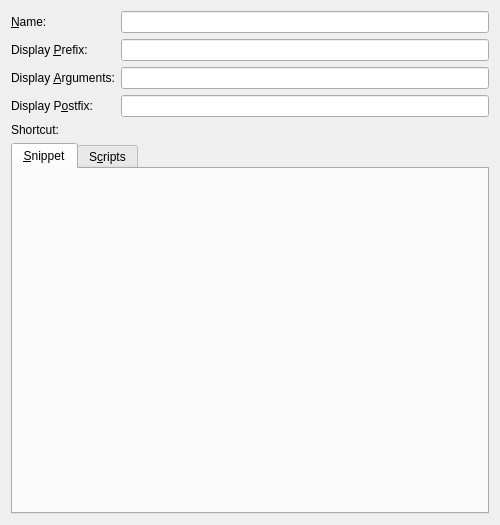
<?xml version="1.0" encoding="UTF-8"?>
<ui version="4.0">
 <class>EditSnippetBase</class>
 <widget class="QWidget" name="EditSnippetBase">
  <property name="geometry">
   <rect>
    <x>0</x>
    <y>0</y>
    <width>500</width>
    <height>525</height>
   </rect>
  </property>
  <property name="minimumSize">
   <size>
    <width>500</width>
    <height>0</height>
   </size>
  </property>
  <layout class="QVBoxLayout" name="verticalLayout">
   <item>
    <layout class="QFormLayout" name="formLayout">
     <property name="fieldGrowthPolicy">
      <enum>QFormLayout::ExpandingFieldsGrow</enum>
     </property>
     <item row="0" column="0">
      <widget class="QLabel" name="snippetName">
       <property name="text">
        <string>&amp;Name:</string>
       </property>
       <property name="buddy">
        <cstring>snippetNameEdit</cstring>
       </property>
      </widget>
     </item>
     <item row="0" column="1">
      <widget class="KLineEdit" name="snippetNameEdit">
       <property name="toolTip">
        <string>&lt;p&gt;The name will also be used as the identifier during code completion.&lt;/p&gt;
&lt;p&gt;&lt;b&gt;Note:&lt;/b&gt; No spaces allowed.&lt;/p&gt;</string>
       </property>
      </widget>
     </item>
     <item row="1" column="0">
      <widget class="QLabel" name="snippetPrefixLabel">
       <property name="text">
        <string>Display &amp;Prefix:</string>
       </property>
       <property name="buddy">
        <cstring>snippetPrefixEdit</cstring>
       </property>
      </widget>
     </item>
     <item row="1" column="1">
      <widget class="KLineEdit" name="snippetPrefixEdit">
       <property name="toolTip">
        <string>The display prefix will be shown during code completion.</string>
       </property>
      </widget>
     </item>
     <item row="2" column="0">
      <widget class="QLabel" name="snippetArgumentsLabel">
       <property name="text">
        <string>Display &amp;Arguments:</string>
       </property>
       <property name="buddy">
        <cstring>snippetArgumentsEdit</cstring>
       </property>
      </widget>
     </item>
     <item row="2" column="1">
      <widget class="KLineEdit" name="snippetArgumentsEdit">
       <property name="toolTip">
        <string>The arguments will be shown during code completion.</string>
       </property>
      </widget>
     </item>
     <item row="3" column="0">
      <widget class="QLabel" name="snippetPostfixLabel">
       <property name="text">
        <string>Display P&amp;ostfix:</string>
       </property>
       <property name="buddy">
        <cstring>snippetPostfixEdit</cstring>
       </property>
      </widget>
     </item>
     <item row="3" column="1">
      <widget class="KLineEdit" name="snippetPostfixEdit">
       <property name="toolTip">
        <string>The postfix will be shown during code completion.</string>
       </property>
      </widget>
     </item>
     <item row="4" column="0">
      <widget class="QLabel" name="snippetShortcutLabel">
       <property name="text">
        <string>Shortcut:</string>
       </property>
      </widget>
     </item>
     <item row="4" column="1">
      <widget class="KShortcutWidget" name="snippetShortcutWidget" native="true"/>
     </item>
    </layout>
   </item>
   <item>
    <widget class="KTabWidget" name="editorTabs">
     <property name="currentIndex">
      <number>0</number>
     </property>
     <widget class="QWidget" name="snippetTab">
      <attribute name="title">
       <string>&amp;Snippet</string>
      </attribute>
     </widget>
     <widget class="QWidget" name="scriptTab">
      <attribute name="title">
       <string>S&amp;cripts</string>
      </attribute>
     </widget>
    </widget>
   </item>
  </layout>
 </widget>
 <customwidgets>
  <customwidget>
   <class>KLineEdit</class>
   <extends>QLineEdit</extends>
   <header>klineedit.h</header>
  </customwidget>
  <customwidget>
   <class>KShortcutWidget</class>
   <extends>QWidget</extends>
   <header>kshortcutwidget.h</header>
  </customwidget>
  <customwidget>
   <class>KTabWidget</class>
   <extends>QTabWidget</extends>
   <header>ktabwidget.h</header>
   <container>1</container>
  </customwidget>
 </customwidgets>
 <tabstops>
  <tabstop>snippetPrefixEdit</tabstop>
  <tabstop>snippetArgumentsEdit</tabstop>
  <tabstop>snippetPostfixEdit</tabstop>
 </tabstops>
 <resources/>
 <connections/>
</ui>
